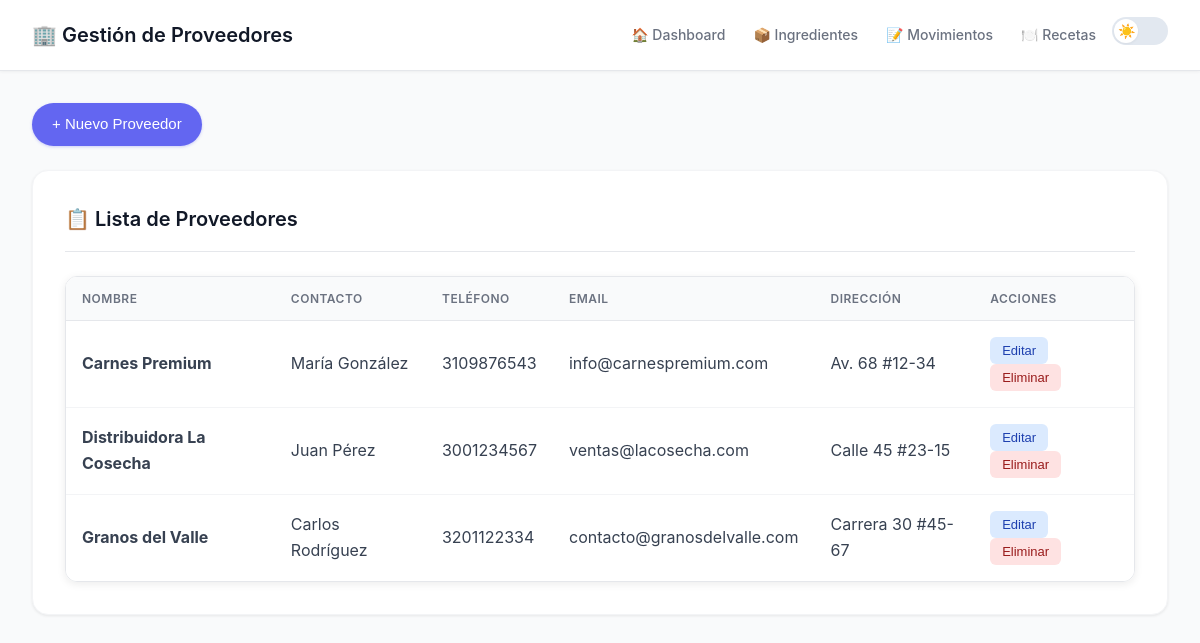
/proveedores.php (signed in), run on the app's committed database.
### tables this page shows
CREATE TABLE IF NOT EXISTS `proveedores` (
  `id` int(11) NOT NULL AUTO_INCREMENT,
  `nombre` varchar(100) NOT NULL,
  `contacto` varchar(100) DEFAULT NULL,
  `telefono` varchar(20) DEFAULT NULL,
  `email` varchar(100) DEFAULT NULL,
  `direccion` varchar(255) DEFAULT NULL,
  `activo` tinyint(1) DEFAULT 1,
  PRIMARY KEY (`id`)
);

### proveedores.php (the view, shortened to what this page needs)
<?php
$conn = getDatabaseConnection();
$proveedores = $conn->query("SELECT * FROM proveedores WHERE activo = 1 ORDER BY nombre");
?>
<!DOCTYPE html>
<html lang="es">
<head>
    <link rel="stylesheet" href="css/themes.css">
    <link rel="stylesheet" href="css/animations.css">
    <link rel="stylesheet" href="css/components.css">
    <link rel="stylesheet" href="css/admin-modern.css">
</head>
<body>
    <div class="admin-navbar">
        <h1>🏢 Gestión de Proveedores</h1>
        <div class="navbar-actions">
            <a href="inventario.php">🏠 Dashboard</a>
            <a href="ingredientes.php">📦 Ingredientes</a>
            <a href="movimientos.php">📝 Movimientos</a>
            <a href="recetas.php">🍽️ Recetas</a>
            <div class="theme-switcher-container"></div>
        </div>
    </div>
    <div class="admin-container">
        <div style="margin-bottom: 24px;">
            <button onclick="mostrarModal()" class="btn btn-primary">+ Nuevo Proveedor</button>
        </div>
        <div class="form-section">
            <h2>📋 Lista de Proveedores</h2>
            <div class="table-container">
                <table>
                    <thead>
                        <tr>
                            <th>Nombre</th>
                            <th>Contacto</th>
                            <th>Teléfono</th>
                            <th>Email</th>
                            <th>Dirección</th>
                            <th>Acciones</th>
                        </tr>
                    </thead>
                    <tbody>
                        <?php if ($proveedores->num_rows > 0): ?>
                            <?php while ($prov = $proveedores->fetch_assoc()): ?>
                            <tr>
                                <td><strong><?php echo htmlspecialchars($prov['nombre']); ?></strong></td>
                                <td><?php echo htmlspecialchars($prov['contacto']); ?></td>
                                <td><?php echo htmlspecialchars($prov['telefono']); ?></td>
                                <td><?php echo htmlspecialchars($prov['email']); ?></td>
                                <td><?php echo htmlspecialchars($prov['direccion']); ?></td>
                                <td>
                                    <button onclick='editarProveedor(<?php echo json_encode($prov); ?>)' class="btn-small btn-edit">Editar</button>
                                    <form method="POST" style="display: inline;" onsubmit="return confirm('¿Eliminar este proveedor?');">
                                        <button type="submit" class="btn-small btn-delete">Eliminar</button>
                                    </form>
                                </td>
                            </tr>
                            <?php endwhile; ?>
                        <?php else: ?>
                            <tr>
                                <td colspan="6" class="empty-state">No hay proveedores registrados</td>
                            </tr>
                        <?php endif; ?>
                    </tbody>
                </table>
            </div>
        </div>
    </div>
</body>
</html>

### css/themes.css (style rules this page uses)
:root { --primary: #6366f1; --primary-light: #a5b4fc; --primary-lighter: #e0e7ff; --secondary: #ec4899; --secondary-light: #f9a8d4; --accent: #14b8a6; --background: #f8fafc; --background-secondary: #f1f5f9; --surface: #ffffff; --surface-hover: #f8fafc; --text-primary: #1e293b; --text-secondary: #64748b; --text-tertiary: #94a3b8; --text-inverse: #ffffff; --border: #e2e8f0; --border-light: #f1f5f9; --border-dark: #cbd5e1; --shadow-xs: 0 1px 2px rgba(0, 0, 0, 0.04); --shadow-sm: 0 1px 3px rgba(0, 0, 0, 0.06); --shadow: 0 2px 8px rgba(0, 0, 0, 0.08); --shadow-md: 0 4px 12px rgba(0, 0, 0, 0.1); --shadow-lg: 0 8px 24px rgba(0, 0, 0, 0.12); --shadow-xl: 0 12px 32px rgba(0, 0, 0, 0.14); --pastel-blue: #dbeafe; --pastel-blue-dark: #3b82f6; --pastel-yellow: #fef3c7; --pastel-yellow-dark: #f59e0b; --pastel-green: #d1fae5; --pastel-green-dark: #10b981; --pastel-pink: #fce7f3; --pastel-pink-dark: #ec4899; --pastel-purple: #e9d5ff; --pastel-purple-dark: #a855f7; --success: #10b981; --success-light: #d1fae5; --warning: #f59e0b; --warning-light: #fef3c7; --error: #ef4444; --error-light: #fee2e2; --info: #3b82f6; --info-light: #dbeafe; --transition-fast: 0.15s ease; --transition-base: 0.25s ease; --transition-slow: 0.4s ease; --spacing-xs: 0.25rem; --spacing-sm: 0.5rem; --spacing-md: 1rem; --spacing-lg: 1.5rem; --spacing-xl: 2rem; --spacing-2xl: 3rem; --radius-sm: 0.5rem; --radius-md: 0.75rem; --radius-lg: 1rem; --radius-xl: 1.25rem; --radius-2xl: 1.5rem; --radius-full: 9999px; }
*, *::before, *::after { transition: background-color var(--transition-base), color var(--transition-base), border-color var(--transition-base), box-shadow var(--transition-base); }
body { background: var(--background); color: var(--text-primary); }
* { scrollbar-width: thin; scrollbar-color: var(--border-dark) var(--background); }

### css/components.css (style rules this page uses)
.btn { display: inline-flex; align-items: center; justify-content: center; gap: var(--spacing-sm); padding: var(--spacing-sm) var(--spacing-lg); border-radius: var(--radius-md); font-weight: 600; font-size: 0.9375rem; line-height: 1.5; text-decoration: none; border: none; cursor: pointer; transition: all var(--transition-base); position: relative; overflow: hidden; }
.btn-primary { background: var(--gradient-primary); color: var(--text-inverse); box-shadow: var(--shadow); }
.table-container { overflow-x: auto; border-radius: var(--radius-lg); box-shadow: var(--shadow); }

### data on the page
proveedores: nombre "Carnes Premium", contacto "María González", telefono "3109876543", email "info@carnespremium.com", direccion "Av. 68 #12-34"
proveedores: nombre "Distribuidora La Cosecha", contacto "Juan Pérez", telefono "3001234567", email "ventas@lacosecha.com", direccion "Calle 45 #23-15"
proveedores: nombre "Granos del Valle", contacto "Carlos Rodríguez", telefono "3201122334", email "contacto@granosdelvalle.com", direccion "Carrera 30 #45-67"
